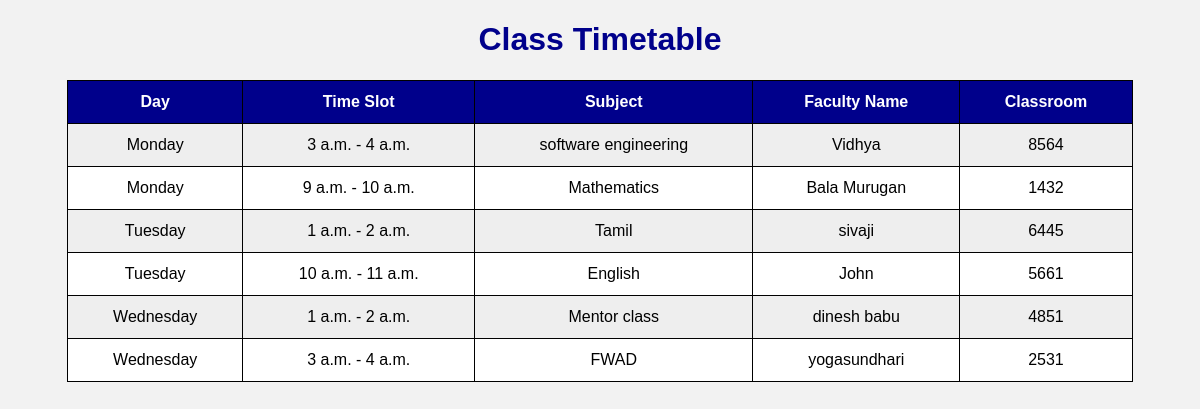
The page / on the database its author committed.
### timetable/models.py (models this page shows, shortened)
class TimeSlot(models.Model):
    DAY_CHOICES = [
        ('Monday', 'Monday'),
        ('Tuesday', 'Tuesday'),
        ('Wednesday', 'Wednesday'),
        ('Thursday', 'Thursday'),
        ('Friday', 'Friday'),
        ('Saturday', 'Saturday'),
    ]
    day = models.CharField(max_length=10, choices=DAY_CHOICES)
    start_time = models.TimeField()
    end_time = models.TimeField()
    subject_name = models.CharField(max_length=100)
    faculty_name = models.CharField(max_length=100)
    classroom = models.CharField(max_length=50, blank=True)

### timetable/views.py (the view)
# urls.py: path('', views.timetable_view, name='timetable'),
def timetable_view(request):
    slots = TimeSlot.objects.all().order_by('day', 'start_time')
    return render(request, 'timetable/timetable.html', {'slots': slots})

### timetable/templates/timetable/timetable.html (shortened to what this page needs)
<!DOCTYPE html>
<html>
<head>
</head>
<body>
    <h1>Class Timetable</h1>
    <table>
        <tr>
            <th>Day</th>
            <th>Time Slot</th>
            <th>Subject</th>
            <th>Faculty Name</th>
            <th>Classroom</th>
        </tr>
        {% for slot in slots %}
        <tr>
            <td>{{ slot.day }}</td>
            <td>
                {{ slot.start_time }} - {{ slot.end_time }}
            </td>
            <td>{{ slot.subject_name }}</td>
            <td>{{ slot.faculty_name }}</td>
            <td>{{ slot.classroom }}</td>
        </tr>
        {% empty %}
        <tr>
            <td colspan="5">
                No timetable records available.
            </td>
        </tr>
        {% endfor %}
    </table>
</body>
</html>

### timetable/templates/timetable/timetable.html (style rules this page uses)
body { font-family: Arial; background-color: #f2f2f2; text-align: center; }
h1 { color: darkblue; }
table { width: 90%; margin: 20px auto; border-collapse: collapse; background-color: white; }
th, td { border: 1px solid black; padding: 12px; }
th { background-color: darkblue; color: white; }
tr:nth-child(even) { background-color: #eeeeee; }

### rows shown on the page
TimeSlot: day "Monday", start_time "3 a.m.", end_time "4 a.m.", subject_name "software engineering", faculty_name "Vidhya", classroom "8564"
TimeSlot: day "Monday", start_time "9 a.m.", end_time "10 a.m.", subject_name "Mathematics", faculty_name "Bala Murugan", classroom "1432"
TimeSlot: day "Tuesday", start_time "1 a.m.", end_time "2 a.m.", subject_name "Tamil", faculty_name "sivaji", classroom "6445"
TimeSlot: day "Tuesday", start_time "10 a.m.", end_time "11 a.m.", subject_name "English", faculty_name "John", classroom "5661"
TimeSlot: day "Wednesday", start_time "1 a.m.", end_time "2 a.m.", subject_name "Mentor class", faculty_name "dinesh babu", classroom "4851"
TimeSlot: day "Wednesday", start_time "3 a.m.", end_time "4 a.m.", subject_name "FWAD", faculty_name "yogasundhari", classroom "2531"
